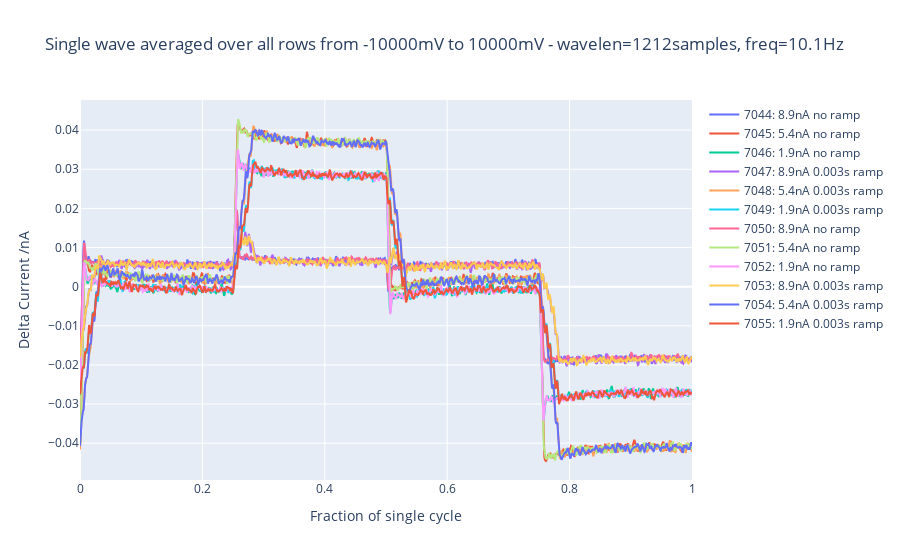

Notebook code cell kept with this figure:
### Code cell
fig = avg_transition_sw(dats, [-10000, 10000])
for d, dat, text in zip(fig.data, dats, ['no ramp', 'no ramp', 'no ramp', '0.003s ramp', '0.003s ramp', '0.003s ramp']*2):
    d.name = d.name + f': {np.nanmean(dat.Data.Exp_cscurrent_2d[:]):.1f}nA {text}'

fig
# fig.write_html('Testing ramp square wave.html')

### Figure 1 — Plotly figure (JSON) as saved in the notebook; plotly's stock layout.template omitted (floating-point values rounded to 4 significant figures; data arrays with more than 128 entries replaced by an {"elided": "..."} marker saying what was removed)
{"data": [{"name": "7044: 8.9nA no ramp", "type": "scatter", "x": {"elided": "1220 float values"}, "y": {"elided": "1220 float values"}}, {"name": "7045: 5.4nA no ramp", "type": "scatter", "x": {"elided": "1220 float values"}, "y": {"elided": "1220 float values"}}, {"name": "7046: 1.9nA no ramp", "type": "scatter", "x": {"elided": "1220 float values"}, "y": {"elided": "1220 float values"}}, {"name": "7047: 8.9nA 0.003s ramp", "type": "scatter", "x": {"elided": "1212 float values"}, "y": {"elided": "1212 float values"}}, {"name": "7048: 5.4nA 0.003s ramp", "type": "scatter", "x": {"elided": "1212 float values"}, "y": {"elided": "1212 float values"}}, {"name": "7049: 1.9nA 0.003s ramp", "type": "scatter", "x": {"elided": "1212 float values"}, "y": {"elided": "1212 float values"}}, {"name": "7050: 8.9nA no ramp", "type": "scatter", "x": {"elided": "1220 float values"}, "y": {"elided": "1220 float values"}}, {"name": "7051: 5.4nA no ramp", "type": "scatter", "x": {"elided": "1220 float values"}, "y": {"elided": "1220 float values"}}, {"name": "7052: 1.9nA no ramp", "type": "scatter", "x": {"elided": "1220 float values"}, "y": {"elided": "1220 float values"}}, {"name": "7053: 8.9nA 0.003s ramp", "type": "scatter", "x": {"elided": "1212 float values"}, "y": {"elided": "1212 float values"}}, {"name": "7054: 5.4nA 0.003s ramp", "type": "scatter", "x": {"elided": "1212 float values"}, "y": {"elided": "1212 float values"}}, {"name": "7055: 1.9nA 0.003s ramp", "type": "scatter", "x": {"elided": "1212 float values"}, "y": {"elided": "1212 float values"}}], "layout": {"autosize": true, "legend": {"title": {}}, "title": {"text": "Single wave averaged over all rows from -10000mV to 10000mV - wavelen=1212samples, freq=10.1Hz"}, "xaxis": {"autorange": true, "range": [0, 1], "title": {"text": "Fraction of single cycle"}, "type": "linear"}, "yaxis": {"autorange": true, "range": [-0.0494, 0.04769], "showspikes": true, "title": {"text": "Delta Current /nA"}, "type": "linear"}}}
